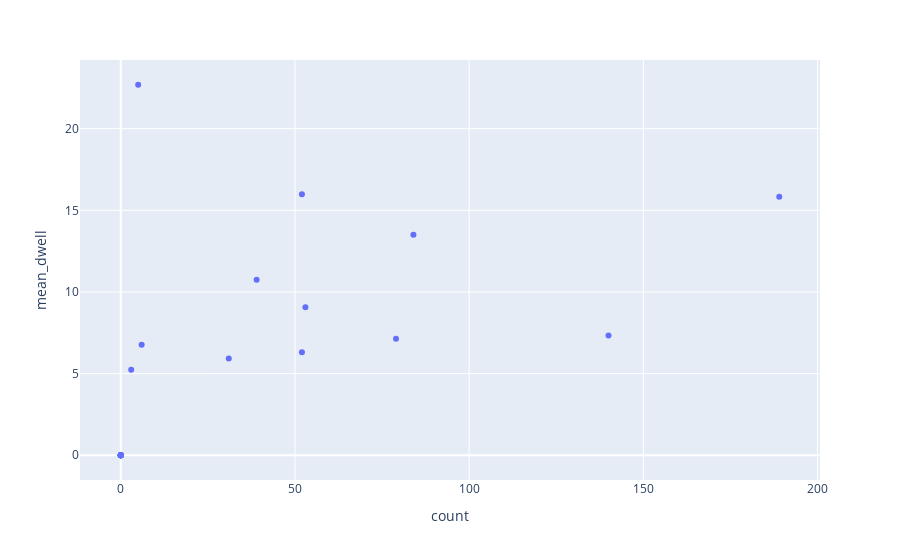

Here is the notebook cell this chart was saved with:
### Code cell
px.scatter(feed_dwell_1h_df[(feed_dwell_1h_df.date==pd.Timestamp('2019-12-6')) & (feed_dwell_1h_df.device==
                           'Streetscape')], x='count', y='mean_dwell')

### Figure 1 — Plotly figure (JSON) as saved in the notebook; plotly's stock layout.template omitted (floating-point values rounded to 4 significant figures)
{"data": [{"hoverlabel": {"namelength": 0}, "hovertemplate": "count=%{x}<br>mean_dwell=%{y}", "legendgroup": "", "marker": {"color": "#636efa", "symbol": "circle"}, "mode": "markers", "name": "", "showlegend": false, "type": "scatter", "x": [0, 0, 0, 0, 0, 0, 0, 0, 39, 6, 5, 84, 189, 31, 53, 52, 140, 79, 52, 0, 0, 0, 0, 3], "xaxis": "x", "y": [0, 0, 0, 0, 0, 0, 0, 0, 10.75, 6.76, 22.69, 13.5, 15.83, 5.93, 9.06, 15.98, 7.34, 7.13, 6.31, 0, 0, 0, 0, 5.23], "yaxis": "y"}], "layout": {"legend": {"tracegroupgap": 0}, "margin": {"t": 60}, "xaxis": {"anchor": "y", "domain": [0, 1], "title": {"text": "count"}}, "yaxis": {"anchor": "x", "domain": [0, 1], "title": {"text": "mean_dwell"}}}}
